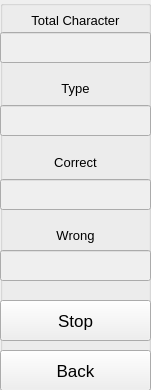
   <widget class="QGroupBox" name="groupBox_4">
    <property name="geometry">
     <rect>
      <x>1070</x>
      <y>10</y>
      <width>151</width>
      <height>390</height>
     </rect>
    </property>
    <property name="title">
     <string/>
    </property>
    <widget class="QLabel" name="label">
     <property name="geometry">
      <rect>
       <x>0</x>
       <y>0</y>
       <width>151</width>
       <height>41</height>
      </rect>
     </property>
     <property name="font">
      <font>
       <pointsize>10</pointsize>
       <stylestrategy>PreferDefault</stylestrategy>
      </font>
     </property>
     <property name="text">
      <string>&lt;html&gt;&lt;head/&gt;&lt;body&gt;&lt;p align=&quot;center&quot;&gt;Total Character&lt;/p&gt;&lt;/body&gt;&lt;/html&gt;</string>
     </property>
    </widget>
    <widget class="QLabel" name="label_2">
     <property name="geometry">
      <rect>
       <x>0</x>
       <y>73</y>
       <width>151</width>
       <height>31</height>
      </rect>
     </property>
     <property name="font">
      <font>
       <pointsize>10</pointsize>
       <stylestrategy>PreferDefault</stylestrategy>
      </font>
     </property>
     <property name="text">
      <string>&lt;html&gt;&lt;head/&gt;&lt;body&gt;&lt;p align=&quot;center&quot;&gt;Type&lt;/p&gt;&lt;/body&gt;&lt;/html&gt;</string>
     </property>
    </widget>
    <widget class="QLabel" name="label_3">
     <property name="geometry">
      <rect>
       <x>0</x>
       <y>147</y>
       <width>151</width>
       <height>31</height>
      </rect>
     </property>
     <property name="font">
      <font>
       <pointsize>10</pointsize>
       <stylestrategy>PreferDefault</stylestrategy>
      </font>
     </property>
     <property name="text">
      <string>&lt;html&gt;&lt;head/&gt;&lt;body&gt;&lt;p align=&quot;center&quot;&gt;Correct&lt;/p&gt;&lt;/body&gt;&lt;/html&gt;</string>
     </property>
    </widget>
    <widget class="QLabel" name="label_4">
     <property name="geometry">
      <rect>
       <x>0</x>
       <y>220</y>
       <width>151</width>
       <height>31</height>
      </rect>
     </property>
     <property name="font">
      <font>
       <pointsize>10</pointsize>
       <stylestrategy>PreferDefault</stylestrategy>
      </font>
     </property>
     <property name="text">
      <string>&lt;html&gt;&lt;head/&gt;&lt;body&gt;&lt;p align=&quot;center&quot;&gt;Wrong&lt;/p&gt;&lt;/body&gt;&lt;/html&gt;</string>
     </property>
    </widget>
    <widget class="QLineEdit" name="txt_totalchar">
     <property name="enabled">
      <bool>false</bool>
     </property>
     <property name="geometry">
      <rect>
       <x>0</x>
       <y>32</y>
       <width>151</width>
       <height>31</height>
      </rect>
     </property>
     <property name="font">
      <font>
       <family>MS Shell Dlg 2</family>
       <pointsize>10</pointsize>
       <weight>9</weight>
       <italic>false</italic>
       <bold>false</bold>
      </font>
     </property>
     <property name="styleSheet">
      <string notr="true">font: 75 10pt &quot;MS Shell Dlg 2&quot;;</string>
     </property>
     <property name="alignment">
      <set>Qt::AlignCenter</set>
     </property>
    </widget>
    <widget class="QLineEdit" name="txt_type">
     <property name="enabled">
      <bool>false</bool>
     </property>
     <property name="geometry">
      <rect>
       <x>0</x>
       <y>105</y>
       <width>151</width>
       <height>31</height>
      </rect>
     </property>
     <property name="font">
      <font>
       <family>MS Shell Dlg 2</family>
       <pointsize>10</pointsize>
       <weight>9</weight>
       <italic>false</italic>
       <bold>false</bold>
      </font>
     </property>
     <property name="styleSheet">
      <string notr="true">font: 75 10pt &quot;MS Shell Dlg 2&quot;;</string>
     </property>
     <property name="alignment">
      <set>Qt::AlignCenter</set>
     </property>
    </widget>
    <widget class="QLineEdit" name="txt_correct">
     <property name="enabled">
      <bool>false</bool>
     </property>
     <property name="geometry">
      <rect>
       <x>0</x>
       <y>179</y>
       <width>151</width>
       <height>31</height>
      </rect>
     </property>
     <property name="font">
      <font>
       <family>MS Shell Dlg 2</family>
       <pointsize>10</pointsize>
       <weight>9</weight>
       <italic>false</italic>
       <bold>false</bold>
      </font>
     </property>
     <property name="styleSheet">
      <string notr="true">font: 75 10pt &quot;MS Shell Dlg 2&quot;;</string>
     </property>
     <property name="alignment">
      <set>Qt::AlignCenter</set>
     </property>
    </widget>
    <widget class="QLineEdit" name="txt_wrong">
     <property name="enabled">
      <bool>false</bool>
     </property>
     <property name="geometry">
      <rect>
       <x>0</x>
       <y>250</y>
       <width>151</width>
       <height>31</height>
      </rect>
     </property>
     <property name="font">
      <font>
       <family>MS Shell Dlg 2</family>
       <pointsize>10</pointsize>
       <weight>9</weight>
       <italic>false</italic>
       <bold>false</bold>
      </font>
     </property>
     <property name="styleSheet">
      <string notr="true">font: 75 10pt &quot;MS Shell Dlg 2&quot;;</string>
     </property>
     <property name="alignment">
      <set>Qt::AlignCenter</set>
     </property>
    </widget>
    <widget class="QLabel" name="label_6">
     <property name="geometry">
      <rect>
       <x>0</x>
       <y>350</y>
       <width>151</width>
       <height>41</height>
      </rect>
     </property>
     <property name="font">
      <font>
       <pointsize>10</pointsize>
       <stylestrategy>PreferDefault</stylestrategy>
      </font>
     </property>
     <property name="text">
      <string>&lt;html&gt;&lt;head/&gt;&lt;body&gt;&lt;p align=&quot;center&quot;&gt;&lt;br/&gt;&lt;/p&gt;&lt;/body&gt;&lt;/html&gt;</string>
     </property>
    </widget>
    <widget class="QPushButton" name="btn_Back">
     <property name="geometry">
      <rect>
       <x>0</x>
       <y>350</y>
       <width>151</width>
       <height>41</height>
      </rect>
     </property>
     <property name="font">
      <font>
       <pointsize>13</pointsize>
      </font>
     </property>
     <property name="text">
      <string>Back</string>
     </property>
    </widget>
    <widget class="QPushButton" name="btn_stop">
     <property name="geometry">
      <rect>
       <x>0</x>
       <y>300</y>
       <width>151</width>
       <height>41</height>
      </rect>
     </property>
     <property name="font">
      <font>
       <pointsize>13</pointsize>
      </font>
     </property>
     <property name="text">
      <string>Stop</string>
     </property>
    </widget>
   </widget>
